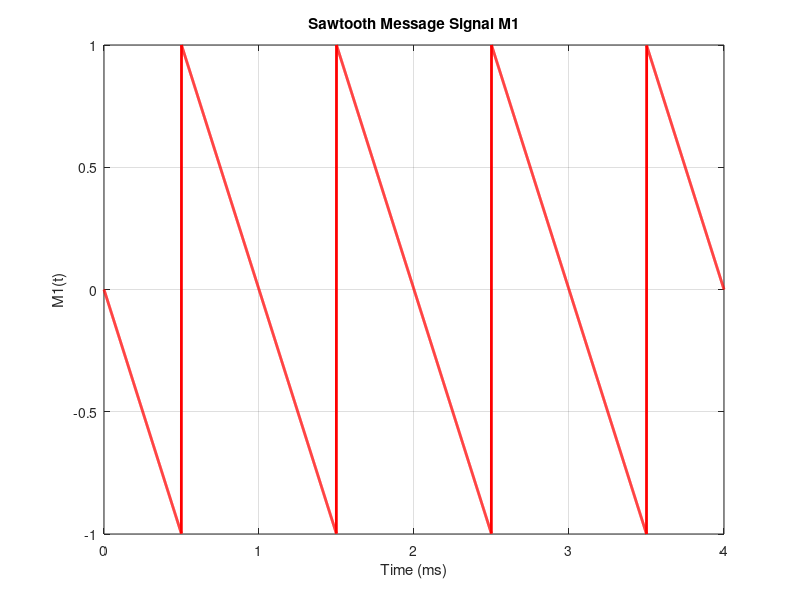
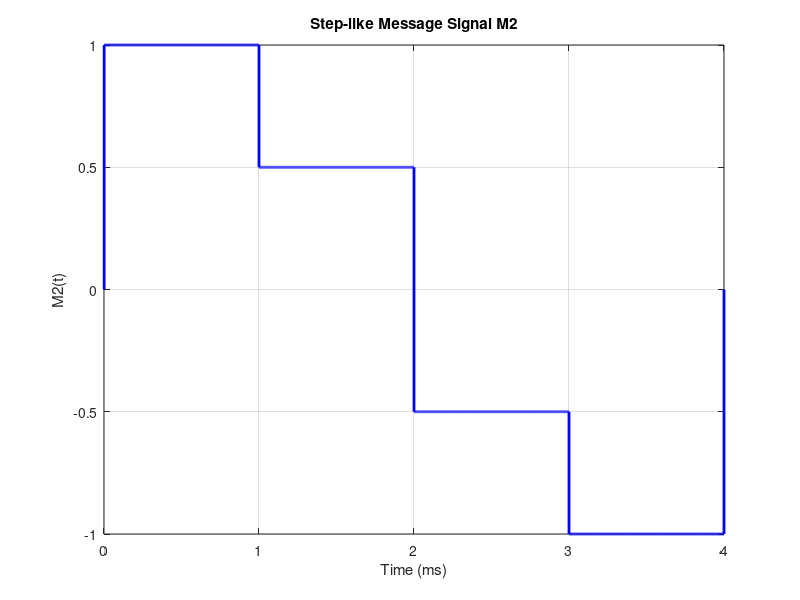
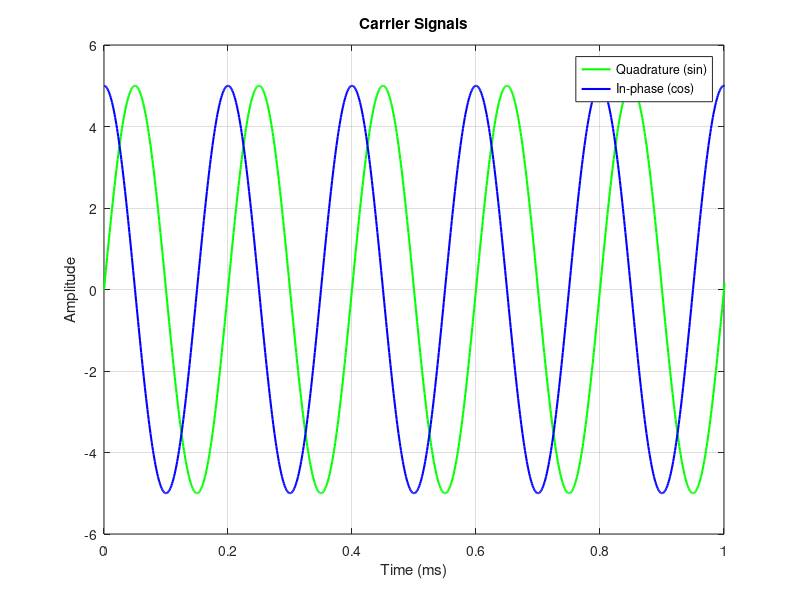
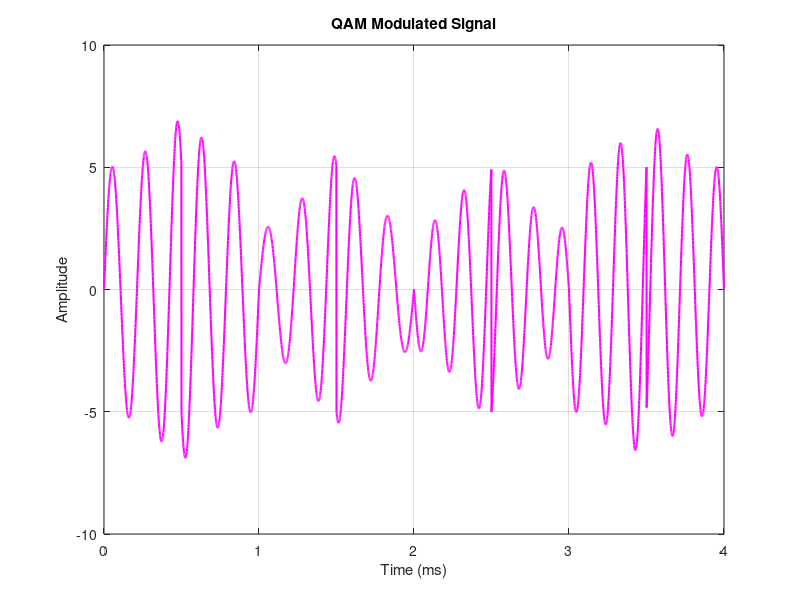

Here is the MATLAB script that generated these plots, in order:
clear; clc;

samplingFreq = 1e6;
Time = 4e-3; % snap shot of the signal

% sampling the Time required into segments based on the sampling frequency
% for it to be discrete
timeVector = 0:1/samplingFreq:Time;

%freq of the first message
TP1 = 1e-3; % Time period for one cycle
f1 = 1/TP1;

%=====================(1)=====================

% sawtooth function:
% - inverted
% - phase shiftied forward about 180 degrees or pi rads
m1 = - sawtooth((2*pi*f1*timeVector) - pi);

figure;
plot(timeVector * 1e3, m1, 'Color', 'r', 'LineWidth', 2);
xlabel('Time (ms)');
ylabel('M1(t)');
title('Sawtooth Message Signal M1');
grid on;
%savefig('m_1(t).fig');

% time stamps where the value of M2 change
stampsM2 = [0, 1e-6, 0.5, 1, 1.5, 2];
% values of M2 at each time stamp
m2 = [0, 1, 0.5, -0.5, -1, 0];

% New time vector with 4001 points
t_expanded = linspace(stampsM2(1), stampsM2(end), 4001);

% Interpolate using step-wise hold (previous value)
M2 = interp1(stampsM2, m2, t_expanded, 'previous');

% Plot to visualize
figure;
stairs(timeVector * 1e3, M2, 'Color', 'b', 'LineWidth', 2);
xlabel('Time (ms)');
ylabel('M2(t)');
title('Step-like Message Signal M2');
grid on;
%savefig('m_2(t).fig');

%=====================(2)=====================

%Carrier signals:
amp = 5;
carrierFreq = 5e3;
% define
inPhase = amp * cos(2 * pi * carrierFreq * timeVector);
quadcarrier = amp * sin(2 * pi * carrierFreq * timeVector);

%plot signals
figure;
plot(timeVector * 1e3, quadcarrier, 'g', 'LineWidth', 1.5); hold on;
plot(timeVector * 1e3, inPhase, 'b', 'LineWidth', 1.5);
xlabel('Time (ms)');
ylabel('Amplitude');
title('Carrier Signals');
legend('Quadrature (sin)', 'In-phase (cos)');
xlim([0 1]);
grid on;
%savefig('Carrier_signals.fig');

modulated = (inPhase .* m1) + (quadcarrier .* M2);

%plotting the modulated signal
figure;
plot(timeVector * 1e3, modulated, 'm', 'LineWidth', 1.5);
xlabel('Time (ms)');
ylabel('Amplitude');
title('QAM Modulated Signal');
grid on;
%savefig('QAM_Modulated_Signal.fig');

%=====================(3)=====================

%Demodulating:
% Multiply with carriers
demod_I = modulated .* inPhase;
demod_Q = modulated .* quadcarrier;

% Low-pass filtering
cutoff_freq = 4e3; % 10kHz cutoff (2x message bandwidth)
filter_order = 6;
[b, a] = butter(filter_order, cutoff_freq/(samplingFreq/2), 'low');

% Zero-phase filtering
filtered_I = filtfilt(b, a, demod_I);
filtered_Q = filtfilt(b, a, demod_Q);

% Amplitude compensation
scale_factor = (amp^2)/2; % From: (A·cosθ × A·cosθ) -> A²/2
recovered_m1 = (2/amp^2) * filtered_I;
recovered_m2 = (2/amp^2) * filtered_Q;

%%Original vs Recovered
figure;
subplot(2,1,1);
plot(timeVector * 1e3, m1, 'r', 'LineWidth', 1.5); hold on;
plot(timeVector * 1e3, recovered_m1, 'w', 'LineWidth', 1);
title('M1 Recovery');
xlabel('Time (ms)');
ylabel('Amplitude');
legend('Original M1', 'Recovered M1');
grid on;

subplot(2,1,2);
stairs(timeVector * 1e3, M2, 'b', 'LineWidth', 1.5); hold on;
plot(timeVector * 1e3, recovered_m2, 'w', 'LineWidth', 1);
title('M2 Recovery');
xlabel('Time (ms)');
ylabel('Amplitude');
legend('Original M2', 'Recovered M2');
grid on;
%savefig('Original_vs_Recovered_signal.fig');

%=====================(4)=====================

%Shifted Phase at receiver -> cos(2πfct + π/3)
shifted_Inphase = amp * cos(2*pi*carrierFreq*timeVector + pi/3);
shifted_Quad = amp * sin(2*pi*carrierFreq*timeVector + pi/3);

%phase error modulation
demod_I_shifted = modulated .* shifted_Inphase;
demod_Q_shifted = modulated .* shifted_Quad;

%Filtering
filtered_I_shifted = filtfilt(b, a, demod_I_shifted);
filtered_Q_shifted = filtfilt(b, a, demod_Q_shifted);

%recoverd signals
recovered_m1_shifted = (2 / amp^2) * filtered_I_shifted;
recovered_m2_shifted = (2 / amp^2) * filtered_Q_shifted;

figure;
subplot(2,1,1);
plot(timeVector * 1e3, m1, 'r', 'LineWidth', 1.5); hold on;
plot(timeVector * 1e3, recovered_m1, 'w'); % Ideal
plot(timeVector * 1e3, recovered_m1_shifted, 'b'); % π/3 phase shift
title('M1 Recovery: Ideal vs Shifted vs Offset');
legend('Original M1', 'Ideal', 'Phase Shift π/3');
grid on;

subplot(2,1,2);
stairs(timeVector * 1e3, M2, 'b', 'LineWidth', 1.5); hold on;
plot(timeVector * 1e3, recovered_m2, 'w'); % Ideal
plot(timeVector * 1e3, recovered_m2_shifted, 'r'); % π/3 phase shift
title('M2 Recovery: Ideal vs Shifted vs Offset');
legend('Original M2', 'Ideal', 'Phase Shift π/3');
grid on;
%savefig('Shifted_Phase_at_receiver.fig');

%=====================(5)=====================

%Frequency offset -> cos(2.02πfct)
freqOffset_I = amp * cos(2.02*pi*carrierFreq*timeVector);
freqOffset_Q = amp * sin(2.02*pi*carrierFreq*timeVector);

%Demodulation
demod_I_freqOffset = modulated .* freqOffset_I;
demod_Q_freqOffset = modulated .* freqOffset_Q;

%Filter
filtered_I_freqOffset = filtfilt(b, a, demod_I_freqOffset);
filtered_Q_freqOffset = filtfilt(b, a, demod_Q_freqOffset);

%Recover
recovered_m1_freqOffset = (2 / amp^2) * filtered_I_freqOffset;
recovered_m2_freqOffset = (2 / amp^2) * filtered_Q_freqOffset;

%Plot
figure;
subplot(2,1,1);
plot(timeVector * 1e3, m1, 'r', 'LineWidth', 1.5); hold on;
plot(timeVector * 1e3, recovered_m1, 'w'); % Ideal
plot(timeVector * 1e3, recovered_m1_freqOffset, 'g'); % freq offset
title('M1 Recovery: Ideal vs Shifted vs Offset');
legend('Original M1', 'Ideal', 'Freq Offset');
grid on;

subplot(2,1,2);
stairs(timeVector * 1e3, M2, 'b', 'LineWidth', 1.5); hold on;
plot(timeVector * 1e3, recovered_m2, 'w'); % Ideal
plot(timeVector * 1e3, recovered_m2_freqOffset, 'g'); % freq offset
title('M2 Recovery: Ideal vs Shifted vs Offset');
legend('Original M2', 'Ideal', 'Freq Offset');
grid on;
%savefig('Frequency_offset.fig');
